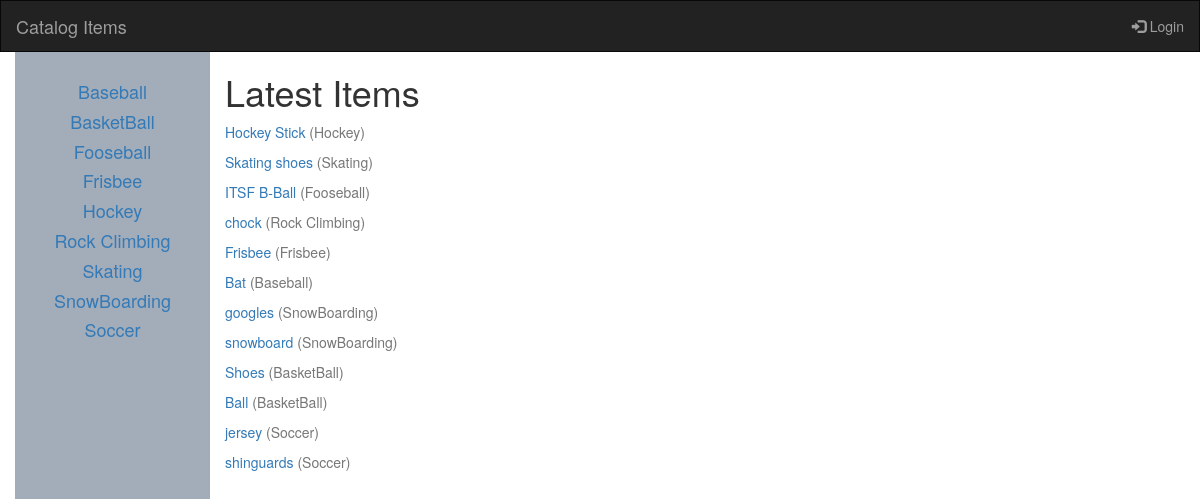
Page /catalog/ on the earlier database version.
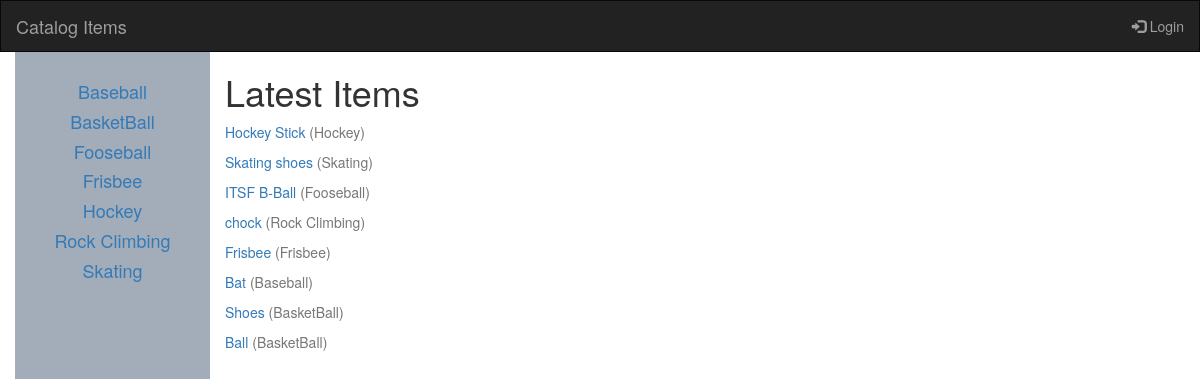
Same page on the later database version.
### database_setup.py (models this page shows, shortened)
class Catalog(Base):
    __tablename__ = 'catalog'
    id = Column(Integer, primary_key=True)
    name = Column(String(250), nullable=False)

class CatalogItem(Base):
    __tablename__ = 'catalog_item'
    name = Column(String(80), nullable=False, unique=True)
    id = Column(Integer, primary_key=True)
    description = Column(String(250))
    picture_name = Column(String(500))
    catalog_id = Column(Integer, ForeignKey('catalog.id'))
    catalog = relationship(Catalog, backref=backref("items", cascade="all,delete"))
    user_id = Column(Integer, ForeignKey('user.id'))
    user = relationship(User, backref=backref("items", cascade="all,delete"))

### project.py (the view)
@app.route('/')
@app.route('/catalog/')
def showcatalogs():
    catalogs = session.query(Catalog).order_by(asc(Catalog.name))
    items = session.query(CatalogItem).order_by(CatalogItem.id.desc()) \
        .limit(12).all()
    return render_template('catalogs.html', catalogs=catalogs, items=items,
                           login_session=login_session)

### templates/catalogs.html (shortened to what this page needs)
{% extends "main.html" %}
{% block content %}
<div class="container text-center">
  <div class="row content">
    <div class="col-md-2 sidenav">
      {% for catalog in catalogs %}
      <h4><a href="{{url_for('showitems', catalog_name = catalog.name)}}">{{catalog.name}}</a></h4>
      {% endfor %}
    </div>
    <div class="col-md-8 text-left">
      <h1>Latest Items</h1>
      {% for item in items %}
      <p ><a href="{{url_for('showitem', catalog_name = item.catalog.name , item_name=item.name)}}">{{item.name}}  <span class="text-muted">({{item.catalog.name}})</span> </a></p>
      {% endfor %}
    </div>
    <div class="col-md-2 text-center">
      </div>
  </div>
</div>
{% endblock %}

Differences in the rows shown:
removed Catalog: name "SnowBoarding"
removed Catalog: name "Soccer"
removed CatalogItem: name "googles", catalog.name "SnowBoarding"
removed CatalogItem: name "snowboard", catalog.name "SnowBoarding"
removed CatalogItem: name "jersey", catalog.name "Soccer"
removed CatalogItem: name "shinguards", catalog.name "Soccer"
